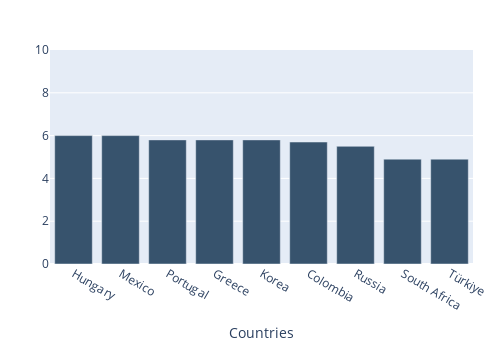

Notebook cell for this chart:
### Markdown cell above
## Life satisfaction

### Code cell
subset_data = graph1[32:42]

trace1 = go.Bar(
    x=subset_data['Country'],
    y=subset_data['Value'],
    marker=dict(
        color='rgb(55, 83, 109)'  
    )
)

data = [trace1]
layout = go.Layout(
    xaxis=dict(title='Countries', tickangle=30),
    yaxis=dict(range=[0,10]),
    autosize=False,  
    width=500,  
    height=350, 
    margin=go.layout.Margin(
        l=50, 
        r=20, 
        b=50, 
        t=50  
    )
)

fig = go.Figure(data=data, layout=layout)

fig.show()

### Figure 1 — Plotly figure (JSON) as saved in the notebook; plotly's stock layout.template omitted (floating-point values rounded to 4 significant figures)
{"data": [{"marker": {"color": "rgb(55, 83, 109)"}, "type": "bar", "x": ["Hungary", "Mexico", "Portugal", "Greece", "Korea", "Colombia", "Russia", "South Africa", "Türkiye"], "y": [6, 6, 5.8, 5.8, 5.8, 5.7, 5.5, 4.9, 4.9]}], "layout": {"autosize": false, "height": 350, "margin": {"b": 50, "l": 50, "r": 20, "t": 50}, "width": 500, "xaxis": {"tickangle": 30, "title": {"text": "Countries"}}, "yaxis": {"range": [0, 10]}}}
